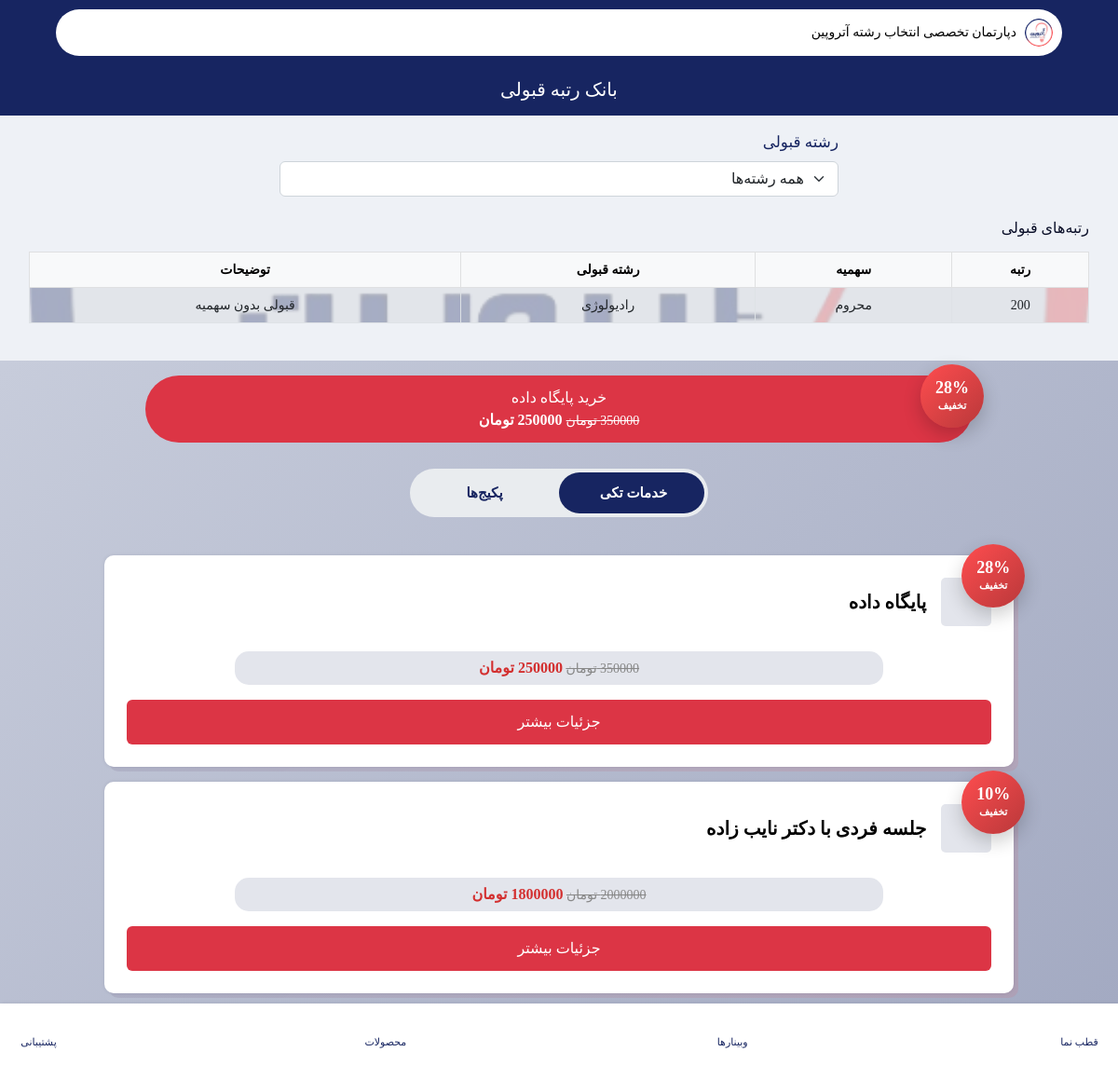
Before: /rank-bank/ with the older database file.
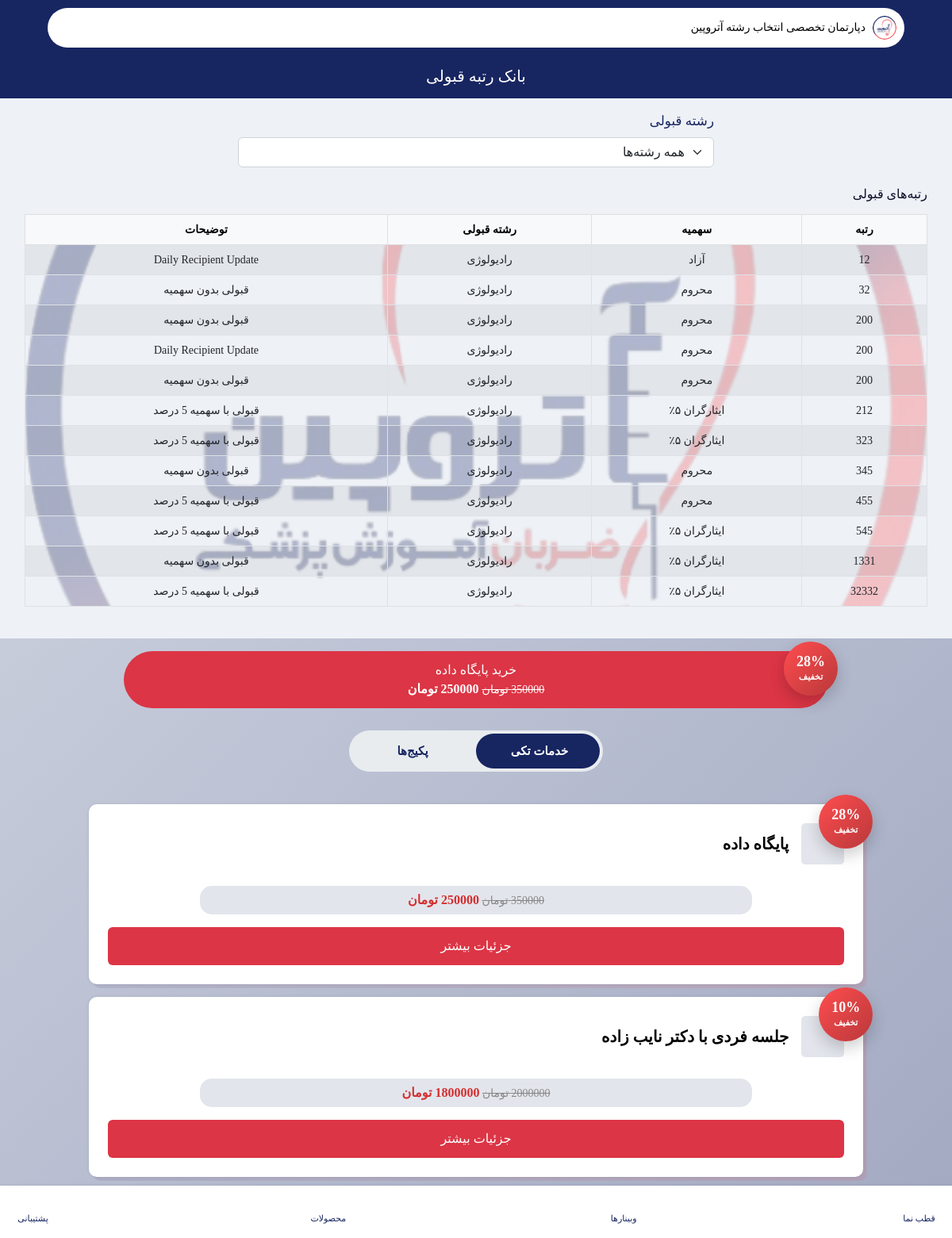
After: the same page with the newer database file.
### pages/models.py (models this page shows, shortened)
class RankBank(models.Model):
    QUOTA_CHOICES = (
        ("1", "آزاد"),
        ("2", "محروم"),
        ("3", "ایثارگران ۵٪"),
        ("4", "ایثارگران ۲۵٪"),
        ("5", "سایر"),
    )
    rank = models.PositiveIntegerField(
        verbose_name="رتبه"
    )
    quota = models.CharField(
        max_length=1,
        choices=QUOTA_CHOICES,
        verbose_name="سهمیه"
    )
    field = models.ForeignKey(
        RankField,
        on_delete=models.SET_NULL,
        null=True,
        blank=True,
        related_name="rank_field_bank",
        verbose_name="رشته قبولی"
    )
    description = models.CharField(
        max_length=500,
        verbose_name="توضیحات",
        null=True,
        blank=True
    )
    class Meta:
        verbose_name = "رتبه قبولی"
        verbose_name_plural = "رتبه قبولی ها"
        ordering = ["rank"]

class RankField(models.Model):
    field = models.CharField(
        max_length=200,
        verbose_name="رشته قبولی"
    )
    is_free = models.BooleanField(
        default=False,
        verbose_name="رایگان"
    )
    class Meta:
        verbose_name = "دسته بندی رشته"
        verbose_name_plural = "دسته بندی رشته ها"
        ordering = ["-id"]

### payments/models.py (models this page shows, shortened)
class Package(models.Model):
    SERVICE_CHOICES = (
        ("1", "جلسه فردی با دکتر نایب زاده"),
        ("2", "جلسه فردی با دکتر جهان‌تیغ"),
        ("3", "تحلیل شخصیت"),
        ("4", "تعیین شانس قبولی"),
        ("5", "پایگاه داده"),
    )
    TYPE_CHOICES = (
        ("1", "برنزی"),
        ("2", "نقره ایی"),
        ("3", "طلایی"),
    )
    name = models.CharField(
        max_length=200,
        verbose_name="نام"
    )
    service = MultiSelectField(
        max_length=100,
        choices=SERVICE_CHOICES,
        verbose_name="خدمات"
    )
    type = models.CharField(
        max_length=1,
        choices=TYPE_CHOICES,
        verbose_name="نوع پکیج"
    )
    content = CKEditor5Field(
        "معرفی و توضیحات",
        config_name="default",
        null=True,
        blank=True
    )
    price_before_discount = models.DecimalField(
        max_digits=12,
        decimal_places=0,
        verbose_name="قیمت قبل از تخفیف (اختیاری)",
        null=True,
        blank=True
    )
    total_price = models.DecimalField(
        max_digits=12,
        decimal_places=0,
        verbose_name="قیمت به تومان"
    )
    is_public = models.BooleanField(
        default=True,
        verbose_name="نمایش عمومی"
    )
    @property
    def discount_percent(self):
        if self.price_before_discount and self.price_before_discount > self.total_price:
            return int(
                (self.price_before_discount - self.total_price)
                / self.price_before_discount * 100
            )
        return 0
    def service_labels(self):
        choices = dict(self.SERVICE_CHOICES)
        return [choices[s] for s in self.service]
    class Meta:
        verbose_name = "پلن"
        verbose_name_plural = "پلن ها"
        ordering = ["-id"]

### pages/views.py (the view, shortened to what this page needs)
# urls.py: path('rank-bank/', rank_bank, name='rank_bank'),
def rank_bank(request):
    ranks = RankBank.objects.select_related("field").order_by("rank")
    is_paid = False
    if request.user.is_authenticated and request.user.role != "student":
        is_paid = True
    rank_fields = RankField.objects.order_by("field")
    if not is_paid:
        ranks = ranks.filter(field__is_free=True)
        rank_fields = rank_fields.filter(is_free=True)
    selected_field = request.GET.get("field", "").strip()
    if selected_field:
        ranks = ranks.filter(field_id=selected_field)
    packages = Package.objects.filter(is_public=True)
    single_service_packages = [
        p for p in packages
        if len(p.service) == 1
    ]
    multi_service_packages = [
        p for p in packages
        if len(p.service) != 1
    ]
    database_package = Package.objects.filter(
        service=["5"]
    ).first()
    context = {
        "database_package": database_package,
        "is_paid": is_paid,
        "rank_fields": rank_fields,
        "selected_field": selected_field,
        "title": "بانک رتبه قبولی",
        "ranks": ranks,
        "single_service_packages": single_service_packages,
        "multi_service_packages": multi_service_packages,
    }
    return render(request, "pages/rank_bank.html", context)

### templates/pages/rank_bank.html (shortened to what this page needs)
{% extends 'bases/learning.html' %}
{% load static %}
{% block header %}
<header class="main-header learning-header">
    <div class="custom-container">
        <div class="row">
            <div class="col-12">
                {% include 'includes/top-header.html' %}
            </div>
        </div>
        <div class="header-bottom header-bottom-2 mt-4 pb-3">
            <h2 class="fw-500 text-white w-100" style="text-align: center;">{{ title }}</h2>
        </div>
    </div>
</header>
{% endblock %}
{% block content %}
<section class="w-100 d-flex justify-content-center">
    <form method="get" class="mt-3 w-50">
        <div class="row">
            <div class="col-12">
                <label class="form-label" style="font-size: larger; color: #172561;">
                    رشته قبولی
                </label>
                <select name="field"
                        class="form-select"
                        onchange="this.form.submit()">
                    <option value=""
                        {% if not selected_field %}selected{% endif %}>
                        همه رشته‌ها
                    </option>
                </select>
            </div>
        </div>
    </form>
</section>
<section class="section-t-space continue-reading-section pt-2">
    <div class="custom-container">
        <div class="row">
            <div class="col-12">
                <div class="reading-list p-3">
                    <h4 class="mb-3">رتبه‌های قبولی</h4>
                    <div class="table-responsive">
                        <table class="table table-bordered table-striped align-middle text-center back-atro">
                            <thead class="table-light">
                                <tr>
                                    <th>رتبه</th>
                                    <th>سهمیه</th>
                                    <th>رشته قبولی</th>
                                    <th>توضیحات</th>
                                </tr>
                            </thead>
                            <tbody>
                                {% for rank in ranks %}
                                <tr>
                                    <td>{{ rank.rank }}</td>
                                    <td>{{ rank.get_quota_display }}</td>
                                    <td>{{ rank.field.field }}</td>
                                    <td>{% if rank.description %}{{ rank.description }}{% endif %}</td>
                                </tr>
                                {% empty %}
                                <tr>
                                    <td colspan="4">
                                        اطلاعاتی برای نمایش وجود ندارد.
                                    </td>
                                </tr>
                                {% endfor %}
                            </tbody>
                        </table>
                    </div>
                </div>
            </div>
        </div>
    </div>
</section>
{% include 'includes/packages.html' %}
{% endblock %}

### templates/includes/packages.html (shortened to what this page needs)
<div class="py-3 px-2 my-2" style="background: linear-gradient(135deg, rgba(23,37,97,.18) 0%, rgba(23,37,97,.35) 100%);">
    {% for single_service_package in single_service_packages %}
    {% if '5' in single_service_package.service and not 'compass' in request.path %}
    {% if not 'choice-introduction' in request.path %}
        {% if not has_database_service %}
        <div class="w-100 d-flex justify-content-center">
            <a href="{% url 'payment_view' single_service_package.id %}" style="position: relative; overflow: visible; border-radius: 40px;" class="btn btn-danger mb-2 w-75">
                <div class="discount-badge-round">
                    {% if single_service_package.discount_percent %}
                    <span>{{ single_service_package.discount_percent }}%</span>
                    <small>تخفیف</small>
                    {% endif %}
                </div>
                <div>
                    <span style="color: #ffffff;">خرید پایگاه داده</span>
                    <br>
                    {% if single_service_package.price_before_discount %}
                        <span class="old-price" style="color: #ffffff;">
                            {{ single_service_package.price_before_discount }} تومان
                        </span>
                    {% endif %}
                    <span class="new-price" style="color: #ffffff;">
                        {{ single_service_package.total_price }} تومان
                    </span>
                </div>
            </a >
        </div>
        {% endif %}
    {% endif %}
    {% endif %}
    {% endfor %}
    <div class="package-switch">
        <button id="singleBtn" class="active">خدمات تکی</button>
        <button id="multiBtn">پکیج‌ها</button>
        <div class="switch-bg"></div>
    </div>
    {% if single_service_packages %}
    <section id="singlePackages" class="section-t-space continue-reading-section" style="width: 85%; margin: auto;">
        <div class="">
            <div class="swiper slider-1 px-15 reading-slider" style="position: relative; overflow: visible;">
                <div class="">
                    {% for single_service_package in single_service_packages %}
                    {% if not has_database_service %}
                    <div class="swiper-slide mt-3">
                        <a class="reading-list"
                        {% if "5" in single_service_package.service %}
                        href="{% url 'data_introduction' 1 %}"
                        {% elif "2" in single_service_package.service %}
                        href="{% url 'choice_introduction' %}?all_consultants=no"
                        {% elif "1" in single_service_package.service and nayeb_link %}
                        href="{% url 'consultant_show' nayeb_link.user.id %}"
                        {% else %}
                        href="#"
                        {% endif %}>
                            <div class="reading-box p-4" style="position: relative; overflow: visible;">
                                {% if single_service_package.discount_percent %}
                                <div class="discount-badge-round">
                                    <span>{{ single_service_package.discount_percent }}%</span>
                                    <small>تخفیف</small>
                                </div>
                                {% endif %}
                                <div class="reading-detail d-grid">
                                    <div class="d-flex gap-3" style="align-items: center;">
                                        <div class="reading-image"
                                            style="display: flex; justify-content: center; align-items: center; background-color: #1725611e;">
                                            <i class="ri-inbox-line" style="font-size: 50px;"></i>
                                        </div>
                                        <div class="reading-name">
                                            <h2 class="new-text-black">
                                                {{ single_service_package.get_service_display }}
                                            </h2>
                                        </div>
                                    </div>
                                    <h5 class="p-2 w-75"
                                        style="background-color: #1725611e; color: #172561; margin: auto !important; border-radius: 15px; text-align: center; margin-top: 15px !important;">
                                        {% if single_service_package.price_before_discount %}
                                            <span class="old-price">
                                                {{ single_service_package.price_before_discount }} تومان
                                            </span>
                                        {% endif %}
                                        <span class="new-price">
                                            {{ single_service_package.total_price }} تومان
                                        </span>
                                    </h5>
                                </div>
                                <button class="btn btn-danger mt-3 d-flex justify-content-center">
                                    جزئیات بیشتر
                                </button>
                            </div>
                        </a>
                    </div>
                    {% endif %}
                    {% endfor %}
                </div>
            </div>
        </div>
    </section>
    {% endif %}
</div>

Changed rows visible on the page:
added RankBank: rank "12", quota "آزاد", field.field "رادیولوژی", description "Daily Recipient Update"
added RankBank: rank "32", quota "محروم", field.field "رادیولوژی", description "قبولی بدون سهمیه"
added RankBank: rank "200", quota "محروم", field.field "رادیولوژی", description "Daily Recipient Update"
added RankBank: rank "200", quota "محروم", field.field "رادیولوژی", description "قبولی بدون سهمیه"
added RankBank: rank "212", quota "ایثارگران ۵٪", field.field "رادیولوژی", description "قبولی با سهمیه 5 درصد"
added RankBank: rank "323", quota "ایثارگران ۵٪", field.field "رادیولوژی", description "قبولی با سهمیه 5 درصد"
added RankBank: rank "345", quota "محروم", field.field "رادیولوژی", description "قبولی بدون سهمیه"
added RankBank: rank "455", quota "محروم", field.field "رادیولوژی", description "قبولی با سهمیه 5 درصد"
added RankBank: rank "545", quota "ایثارگران ۵٪", field.field "رادیولوژی", description "قبولی با سهمیه 5 درصد"
added RankBank: rank "1331", quota "ایثارگران ۵٪", field.field "رادیولوژی", description "قبولی بدون سهمیه"
added RankBank: rank "32332", quota "ایثارگران ۵٪", field.field "رادیولوژی", description "قبولی با سهمیه 5 درصد"
